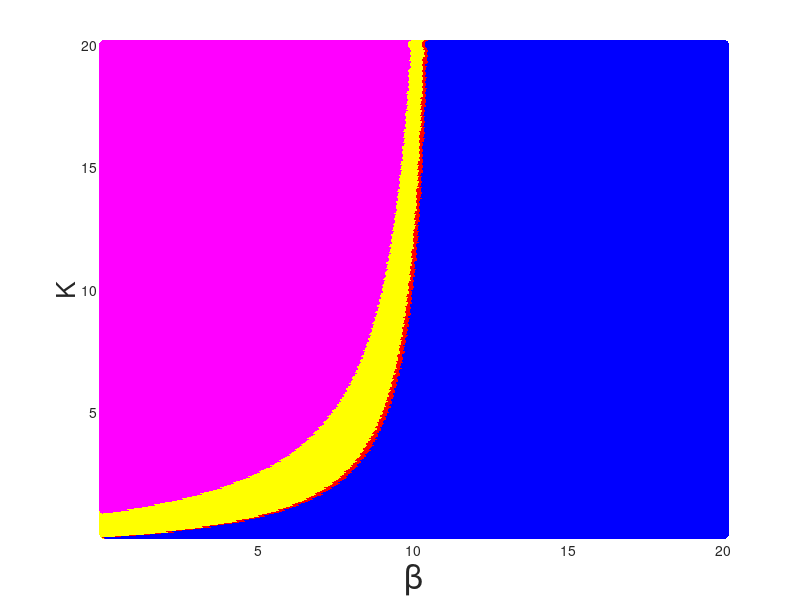

MATLAB code for this plot:
% Set parameter values
alpha = 11;
betaList = 0.01:0.05:20.01;
KList = 0.01:0.05:20.01;

parameterMatrix = cell(length(betaList), length(KList));

for i = 1:length(betaList)
    for j = 1:length(KList)
        parameterMatrix{i, j} = [betaList(i), KList(j)];
    end
end

% Construct matrix to hold the colour outputs
colourMatrix = cell(length(betaList), length(KList));

% Iterate over the parameter space 
beta_index = 0;

for beta = 0.01:0.05:20.01
    K_index = 0;
    beta_index = beta_index + 1;
    for K = 0.01:0.05:20.01
        K_index = K_index + 1;

        % Find eigenvalues of the Jacobian at the coexistence equilibrium         
        A = [(beta*(1+1/K))/alpha - (2*beta)/(K*(alpha-beta)), -beta/alpha;
            alpha - beta - beta/K, 0];
        
        eigenvalues = eig(A);

        % Identify the type of dynamics         
        isComplexRealNumber = ~isreal(eigenvalues(1));
        if isComplexRealNumber == 0 

            if sign(eigenvalues(1)) < 0 && sign(eigenvalues(2)) < 0
                colourMatrix{beta_index, K_index} = [1, 0, 0];
            elseif sign(eigenvalues(1)) > 0 && sign(eigenvalues(2)) > 0
                colourMatrix{beta_index, K_index} = [0, 1, 0];
            elseif sign(eigenvalues(1)) ~= sign(eigenvalues(2))
                colourMatrix{beta_index, K_index} = [0, 0, 1];
            end
        
        else

            if real(eigenvalues(1)) < 0
                colourMatrix{beta_index, K_index} = [255, 255, 0];
            elseif real(eigenvalues(1)) == 0
                colourMatrix{beta_index, K_index} = [255, 165, 0];
            elseif real(eigenvalues(1)) > 0
                colourMatrix{beta_index, K_index} = [128, 0, 128];
            end
            
        end

    end
end

% Extract coordinates from the parameter matrix
coordinates = cell2mat(parameterMatrix(:));

% Extract colours from the colour matrix
colours = cell2mat(colourMatrix(:));

% Create a scatter plot of the colours
scatter(coordinates(:, 1), coordinates(:, 2), 50, colours, 'filled');
xlabel('\beta', 'FontSize', 25);
ylabel('K', 'FontSize', 19);

xlim([0.01, 20]); 
ylim([0.01, 20]); 




